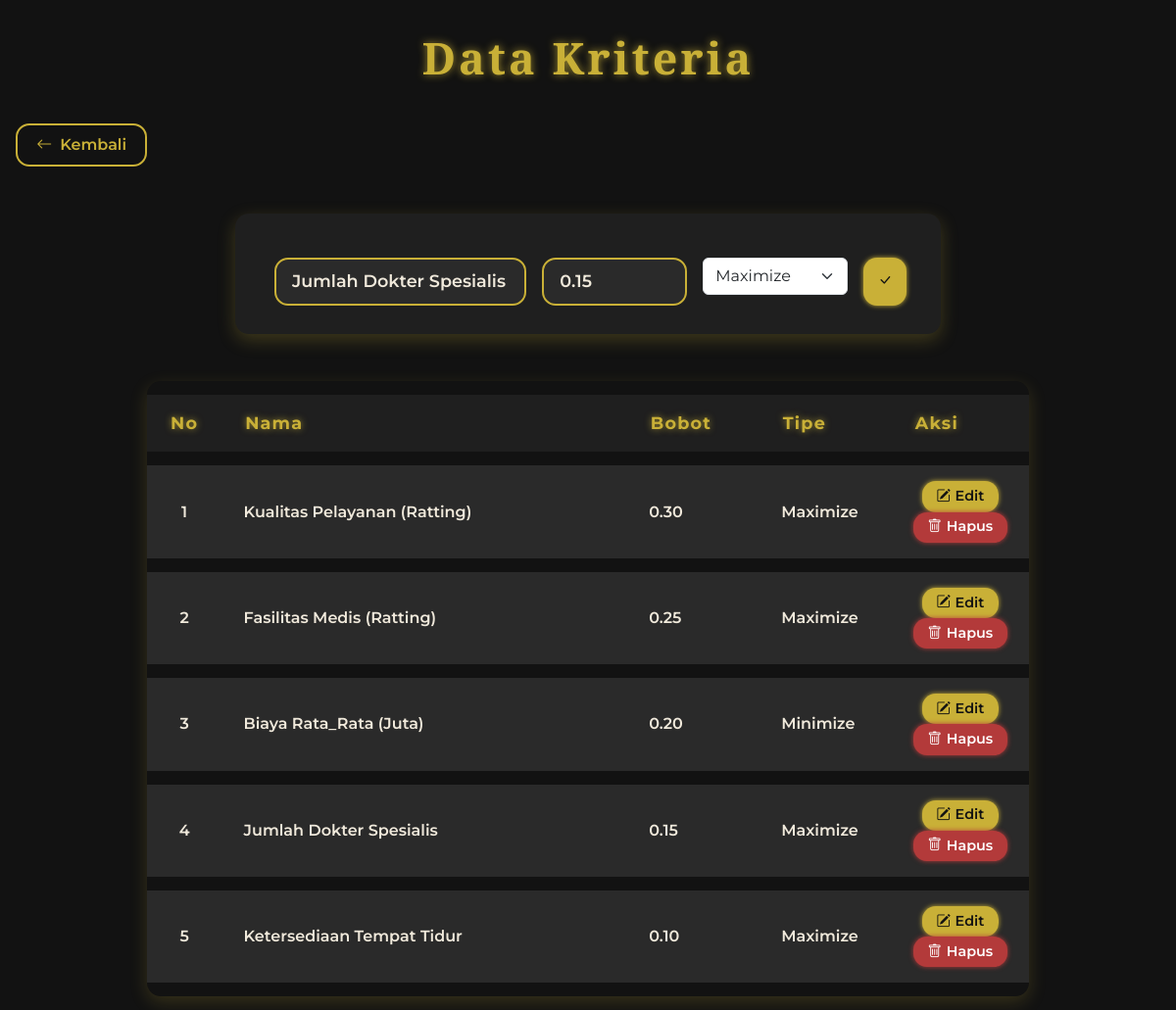
/kriteria.php?edit=4 (signed in), run on the app's committed database.
### tables this page shows
CREATE TABLE `kriteria` (
  `id` int(11) NOT NULL,
  `nama` varchar(100) NOT NULL,
  `bobot` float NOT NULL,
  `tipe` enum('minimize','maximize') NOT NULL
);

### kriteria.php (the view, shortened to what this page needs)
<?php
include 'koneksi.php';
$edit_mode = false;
$edit_data = [
    'id' => '',
    'nama' => '',
    'bobot' => '',
    'tipe' => ''
];
if (isset($_GET['edit'])) {
    $edit_mode = true;
    $id = intval($_GET['edit']);
    $res = $conn->query("SELECT * FROM kriteria WHERE id=$id");
    if ($res) {
        $edit_data = $res->fetch_assoc();
    }
}
?>
<!DOCTYPE html>
<html lang="en">
<head>
    <link href="https://cdn.jsdelivr.net/npm/bootstrap@5.3.0/dist/css/bootstrap.min.css" rel="stylesheet" />
    <link href="https://cdn.jsdelivr.net/npm/bootstrap-icons@1.10.5/font/bootstrap-icons.css" rel="stylesheet" />
</head>
<body>
    <h2>Data Kriteria</h2>
    <a href="index.php" class="btn-back"><i class="bi bi-arrow-left"></i> Kembali</a>
    <form method="post" class="row g-3">
        <div class="col-md-5 col-sm-12">
            <input type="text" name="nama" class="form-control" placeholder="Nama Kriteria" required
                value="<?= htmlspecialchars($edit_data['nama']) ?>" aria-label="Nama Kriteria" />
        </div>
        <div class="col-md-3 col-sm-6">
            <input type="number" step="0.01" name="bobot" class="form-control" placeholder="Bobot" required
                value="<?= htmlspecialchars($edit_data['bobot']) ?>" aria-label="Bobot Kriteria" />
        </div>
        <div class="col-md-3 col-sm-6">
            <select name="tipe" class="form-select" required aria-label="Tipe Kriteria">
                <option value="maximize" <?= ($edit_data['tipe'] == 'maximize') ? 'selected' : '' ?>>Maximize
                </option>
            </select>
        </div>
        <div class="col-md-1 col-sm-12 d-grid">
            <button type="submit" name="<?= $edit_mode ? 'edit' : 'tambah' ?>"
                class="btn <?= $edit_mode ? 'btn-warning' : 'btn-primary' ?>"
                aria-label="<?= $edit_mode ? 'Update Kriteria' : 'Tambah Kriteria' ?>">
                <i class="bi bi-check-lg"></i>
            </button>
        </div>
    </form>
    <table>
        <thead>
            <tr>
                <th>No</th>
                <th>Nama</th>
                <th>Bobot</th>
                <th>Tipe</th>
                <th>Aksi</th>
            </tr>
        </thead>
        <tbody>
            <?php
            $res = $conn->query("SELECT * FROM kriteria ORDER BY id");
            $no = 1;
            while ($row = $res->fetch_assoc()):
            ?>
            <tr>
                <td><?= $no++ ?></td>
                <td><?= htmlspecialchars($row['nama']) ?></td>
                <td><?= number_format($row['bobot'], 2) ?></td>
                <td><?= ucfirst($row['tipe']) ?></td>
                <td>
                    <a href="?edit=<?= $row['id'] ?>" class="btn btn-warning" title="Edit">
                        <i class="bi bi-pencil-square"></i> Edit
                    </a>
                    <a href="?hapus=<?= $row['id'] ?>" class="btn btn-danger"
                        onclick="return confirm('Yakin ingin hapus?')" title="Hapus">
                        <i class="bi bi-trash"></i> Hapus
                    </a>
                </td>
            </tr>
            <?php endwhile; ?>
        </tbody>
    </table>
</body>
</html>

### kriteria.php (style rules this page uses)
body { background: #121212; color: #f0e9db; font-family: 'Montserrat', sans-serif; min-height: 100vh; padding: 2rem 1rem; }
h2 { font-family: 'Playfair Display', serif; font-weight: 700; font-size: 2.8rem; color: #c9b037; letter-spacing: 3px; text-align: center; margin-bottom: 2.5rem; text-shadow: 0 0 8px rgba(201, 176, 55, 0.75); }
.btn-back { display: inline-flex; align-items: center; gap: 0.5rem; background-color: transparent; border: 2px solid #c9b037; color: #c9b037; font-weight: 600; padding: 0.5rem 1.2rem; border-radius: 14px; text-decoration: none; transition: all 0.3s ease; margin-bottom: 3rem; user-select: none; }
form.row.g-3 { max-width: 720px; margin: 0 auto 3rem auto; background-color: #1f1f1f; padding: 1.8rem 2rem; border-radius: 14px; box-shadow: 0 6px 18px rgba(201, 176, 55, 0.25); }
form input[type="text"], form input[type="number"], form select { background-color: #2a2a2a; border: 2px solid #c9b037; color: #f0e9db; font-weight: 600; border-radius: 14px; padding: 0.6rem 1rem; font-size: 1.1rem; transition: border-color 0.3s ease, background-color 0.3s ease; }
form button { border-radius: 14px; font-weight: 700; font-size: 1.1rem; padding: 0.55rem 1.5rem; transition: background-color 0.3s ease, box-shadow 0.3s ease; cursor: pointer; }
form button.btn-warning { background-color: #c9b037; border: none; color: #121212; }
table { max-width: 900px; margin: 0 auto; width: 100%; border-collapse: separate; border-spacing: 0 14px; font-size: 1rem; color: #f0e9db; box-shadow: 0 6px 18px rgba(201, 176, 55, 0.2); border-radius: 14px; overflow: hidden; }
thead tr { background-color: #1f1f1f; color: #c9b037; font-weight: 700; font-size: 1.1rem; letter-spacing: 1.2px; text-shadow: 0 0 7px rgba(201, 176, 55, 0.7); }
thead th { padding: 1rem 1.5rem; }
tbody tr { background-color: #2a2a2a; transition: background-color 0.25s ease; border-radius: 14px; }
tbody td { padding: 1rem 1.4rem; vertical-align: middle; font-weight: 600; }
tbody td:nth-child(1), tbody td:nth-child(5) { text-align: center; width: 8%; }
tbody td:nth-child(3), tbody td:nth-child(4) { width: 15%; text-transform: capitalize; }
.btn-warning { background-color: #c9b037; border: none; color: #121212; font-weight: 600; padding: 0.3rem 0.9rem; border-radius: 14px; box-shadow: 0 0 5px #c9b037; transition: background-color 0.3s ease, box-shadow 0.3s ease; font-size: 0.9rem; cursor: pointer; display: inline-flex; align-items: center; gap: 0.3rem; }
.btn-danger { background-color: #b33a3a; border: none; font-weight: 600; padding: 0.3rem 0.9rem; border-radius: 14px; box-shadow: 0 0 5px #b33a3a; transition: background-color 0.3s ease, box-shadow 0.3s ease; font-size: 0.9rem; cursor: pointer; color: #fff; display: inline-flex; align-items: center; gap: 0.3rem; }

### data on the page
kriteria: nama "Jumlah Dokter Spesialis", bobot "0.15", tipe "Maximize"
kriteria: nama "Kualitas Pelayanan (Ratting)", bobot "0.30", tipe "Maximize"
kriteria: nama "Fasilitas Medis (Ratting)", bobot "0.25", tipe "Maximize"
kriteria: nama "Biaya Rata_Rata (Juta)", bobot "0.20", tipe "Minimize"
kriteria: nama "Ketersediaan Tempat Tidur", bobot "0.10", tipe "Maximize"
